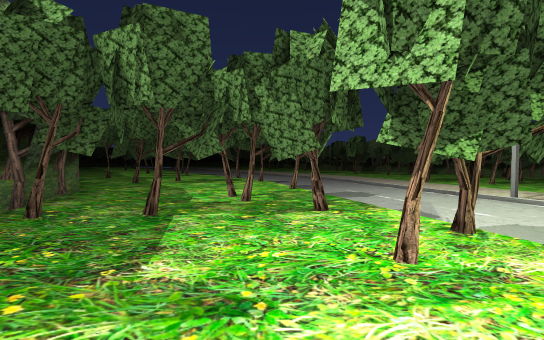
view 1 (above)

24 first-person views from a walk through a Unity game level. The camera is 1.4 m above the floor, tilts 2° down and sees 85° across. The floor is counted in squares, 2 m on a side. Each view is taken from the middle of a square. On the plan, view 1 faces up. The plan holds only what a view shows up to about 10 squares ahead; the rest is blank. The place goes on beyond the plan. The player character is not drawn. Some surface patterns are stand-ins.

view 2
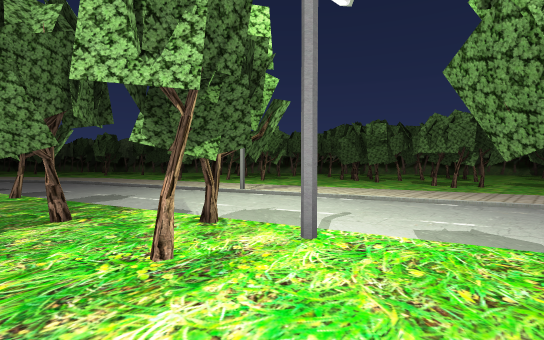

view 3
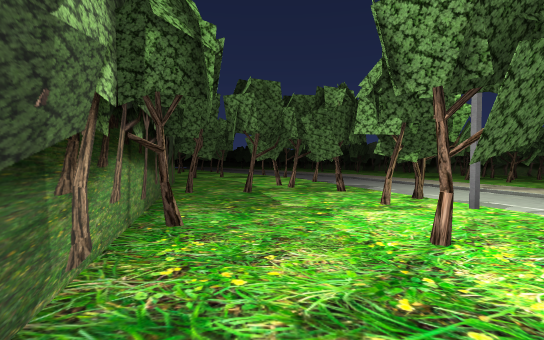

view 4
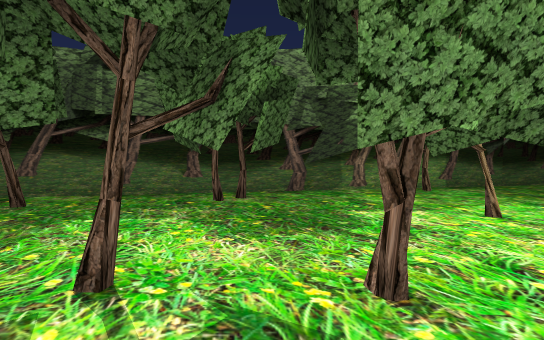

view 5
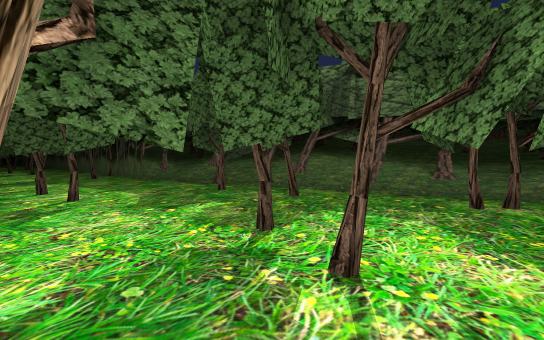

view 6
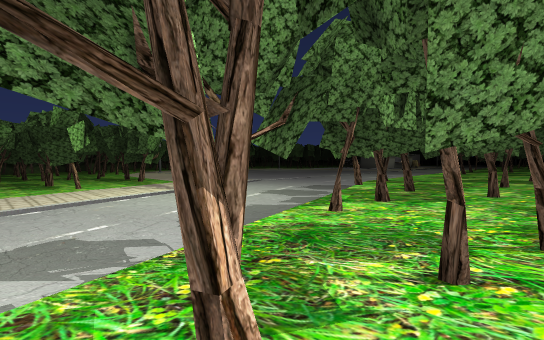

view 7
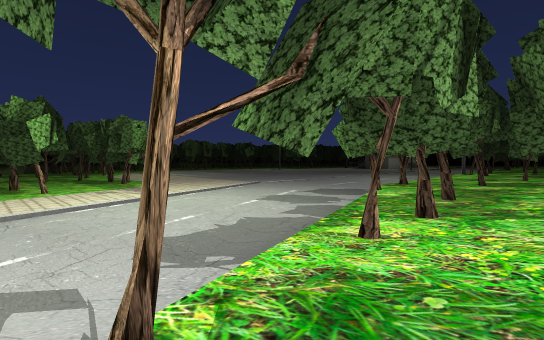

view 8
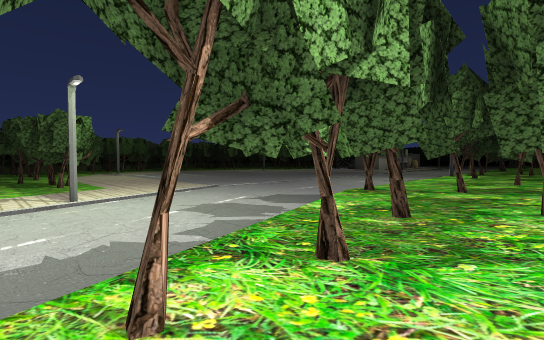

view 9
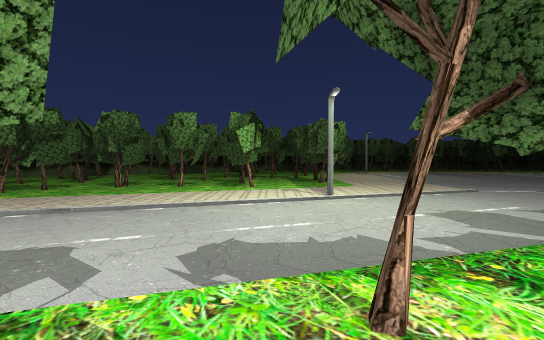

view 10
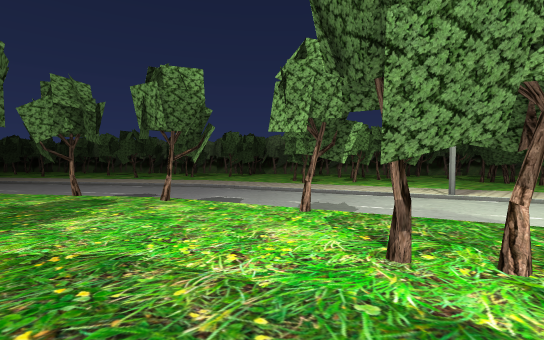

view 11
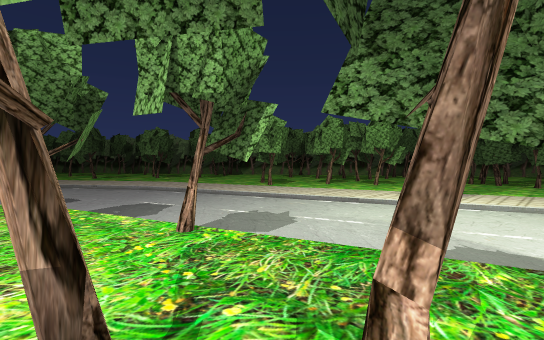

view 12
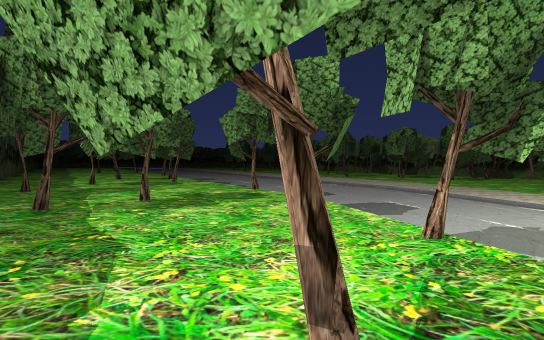

view 13
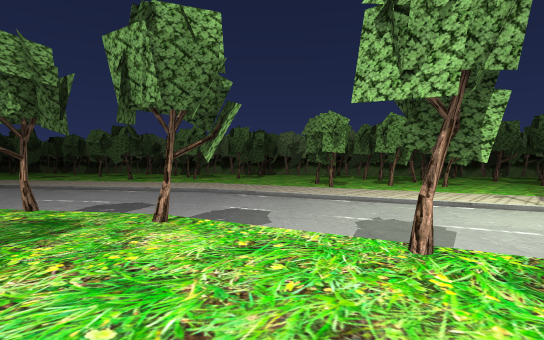

view 14
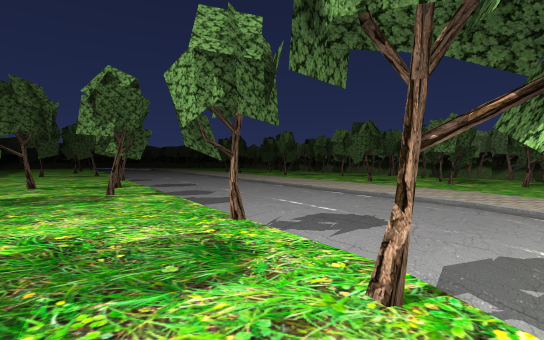

view 15
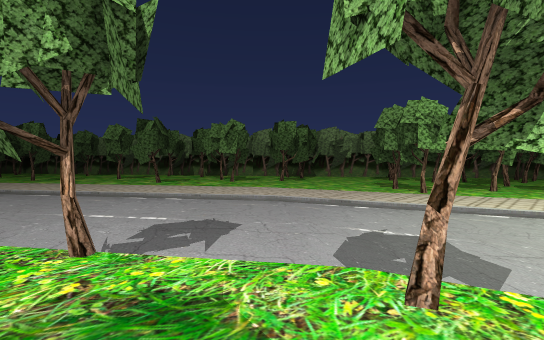

view 16
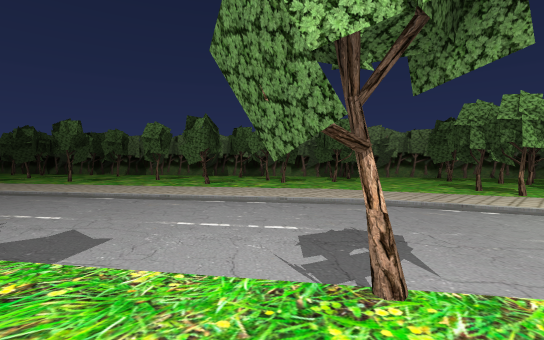

view 17
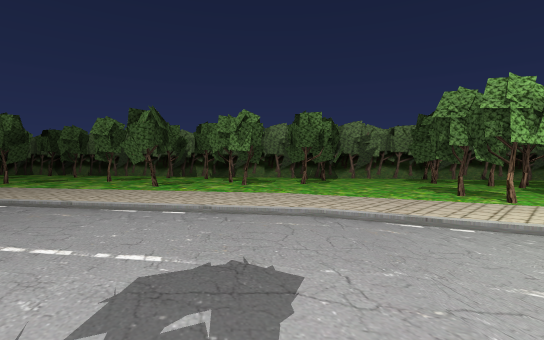

view 18
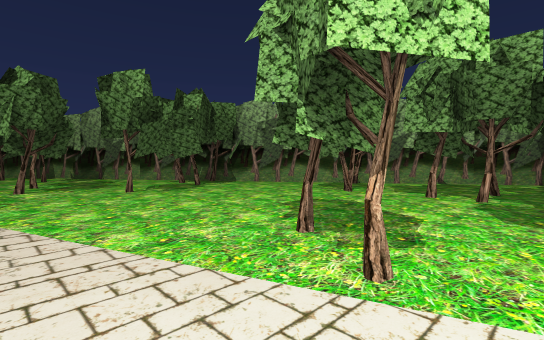

view 19
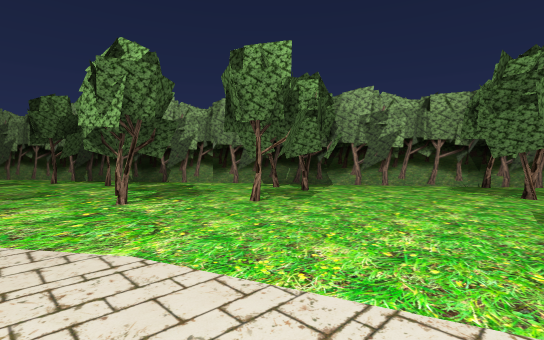

view 20
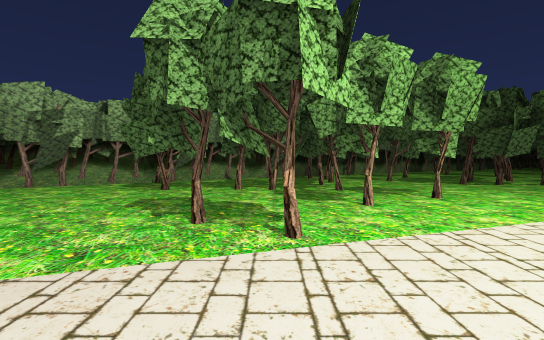

view 21
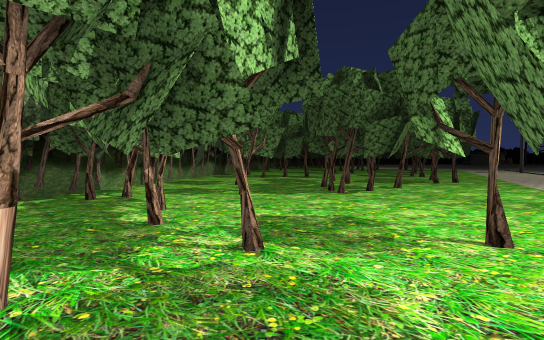

view 22
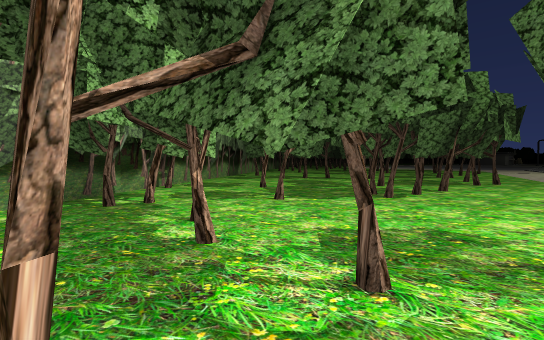

view 23
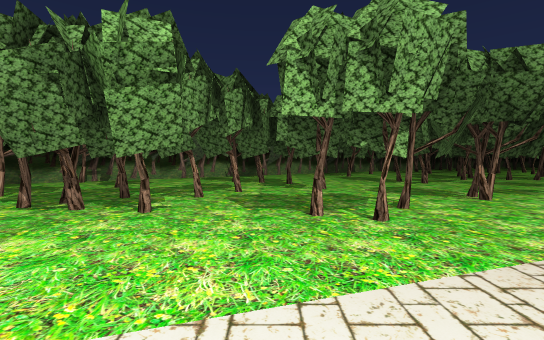

view 24
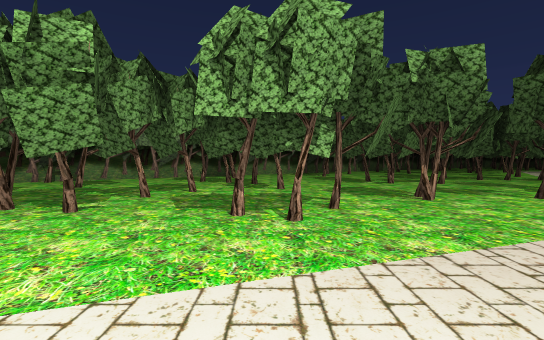

### Floor plan
Key: @ floor where view 1 was taken; # wall or solid block; x gap in a wall; . main floor; : floor 0.25 m higher than the main floor; - floor 0.25 m lower than the main floor; + floor 0.5 m higher than the main floor; * floor 0.75 m higher than the main floor; / step, stairs or slope.
Columns run from 5 left of view 1 to 19 right of it. Each row starts with its distance up from view 1.
 25          ..###
 24    ....  ...###
 23    ..... .....##
 22   -/....#..#...#
 21   --/..........##
 20   ---......#....##
 19 -----/........#..#
 18 /-----/.....#....##
 17 #/-----/..........##
 16 :#/----/.......#...#
 15 +//-----/.......#..##
 14 ++:/----/....#..x...#
 13 ++:#/----...#...##..##
 12 +++:/----/......###..##
 11 ++++:#---/........#.#.#
 10 +++++#----.....#......#
  9 +#+++:----/........#..###
  8 ++++++#--./..........#..#
  7  +++++ -...#.....##.....
  6  #++#++..../.....##.....
  5  #+++#+/.../......##..#.
  4  ##+##+/..../...........
  3  #+++++#..../....#..#...
  2   #+++##/........#......
  1   #+++++#..../.....#....
  0   #++@+#/..../....#.. #.
 -1   #+++#+    .........x..
 -2    #++++#/........#..#..
 -3    #+#+++/.............
 -4    ##++++#........#x#..#
 -5    #+++#++/............x
 -6    ###+++##...........
 -7     ##+++##.....#...#
 -8      #++#+//........
 -9      #+++++#.......
-10      #++++++.......
-11      #*+#++#/......
-12      #*+++##/......

Where each view was taken, in squares from view 1:
view 1: 0 up, 0 right, facing up
view 2: 0 up, 0 right, facing up-right
view 3: 3 down, 1 left, facing up
view 4: 3 down, 4 right, facing left
view 5: 3 down, 4 right, facing down-left
view 6: 2 down, 2 right, facing down-right
view 7: 3 down, 3 right, facing down-right
view 8: 5 down, 3 right, facing down-right
view 9: 5 down, 3 right, facing right
view 10: 5 up, 3 left, facing up-right
view 11: 5 up, 1 left, facing up-right
view 12: 5 up, 1 left, facing up
view 13: 7 up, 2 left, facing up-right
view 14: 9 up, 1 left, facing up
view 15: 10 up, 2 left, facing up-right
view 16: 12 up, 3 left, facing up-right
view 17: 12 up, 1 left, facing up-right
view 18: 12 up, 5 right, facing up-right
view 19: 15 up, 4 right, facing up-right
view 20: 13 up, 4 right, facing right
view 21: 13 up, 9 right, facing down-right
view 22: 13 up, 10 right, facing down-right
view 23: 4 up, 8 right, facing right
view 24: 3 up, 8 right, facing right
